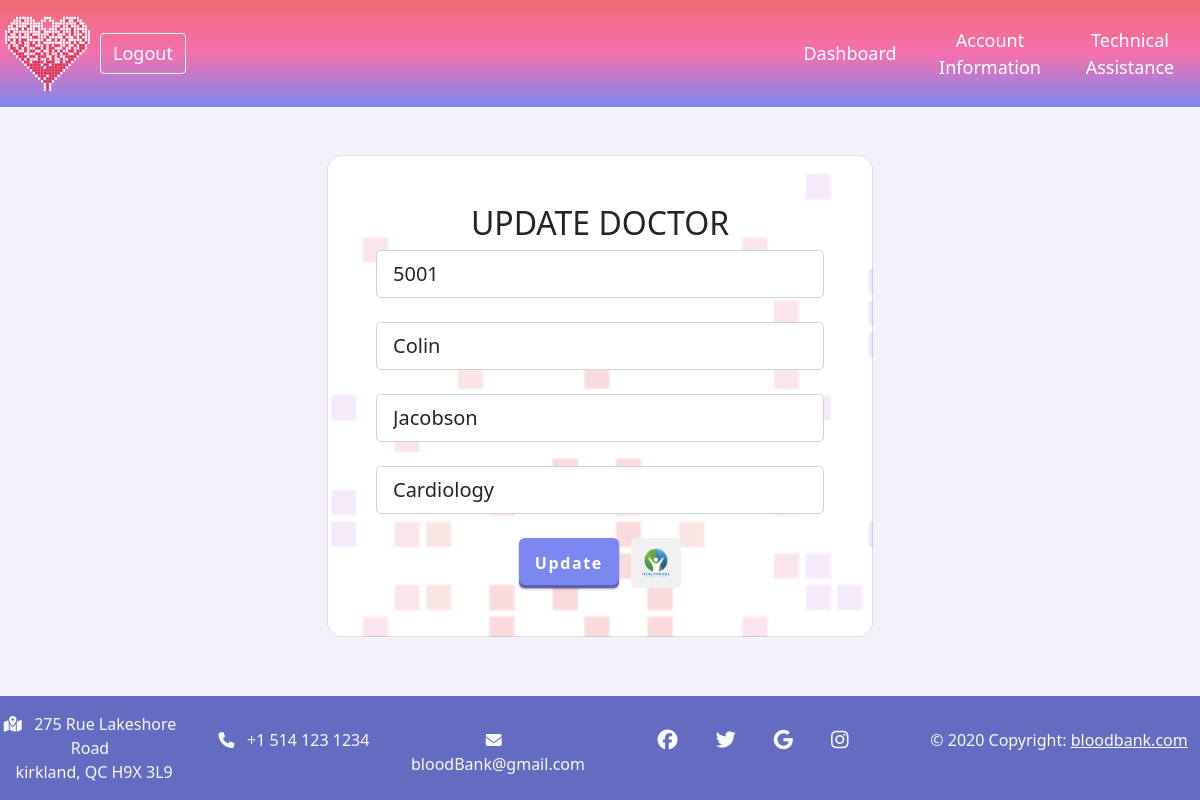
Screenshot of /admin/editDoc.php?DoctorID=5001 (signed in) with the database file from the repository.
### tables this page shows
create table doctor
(
	DoctorId int not null,
    Password varchar(50) not null,
	FirstName varchar(50) not null,
    LastName varchar(50) not null,
    Role varchar(50) not null,
    constraint pk_doctor primary key (DoctorId asc)
);

### admin/editDoc.php (the view, shortened to what this page needs)
<?php
require('../db.php');
$DoctorId = $_GET['DoctorID'];
$query = "SELECT * FROM `doctor` WHERE DoctorId = '" . $DoctorId . "'";
$result = mysqli_query($con, $query) or die(mysqli_connect_error());
$row = mysqli_fetch_assoc($result);
?>
<section>
    <div class="mask d-flex align-items-center">
        <div class="container  my-5">
            <div class="row d-flex justify-content-center align-items-center">
                <div class="col-12 col-md-9 col-lg-7 col-xl-6">
                    <div class="card" style="border-radius: 15px;">
                        <div class="card-body p-5">
                            <?php
                            if (isset($_POST['new']) && $_POST['new'] == 1) {
                                $DoctorId = $_REQUEST['doctorId'];
                                $firstName = $_REQUEST['firstname'];
                                $lastName = $_REQUEST['lastname'];
                                $role = $_REQUEST['role'];
                                $update = "update doctor set DoctorId='" . $DoctorId . "', FirstName='" . $firstName . "', LastName='" . $lastName . "', Role='" . $role . "' WHERE DoctorId='" . $DoctorId . "'";
                                $result = mysqli_query($con, $update) or die(mysqli_connect_error());
                                $status = "Record Updated Successfully. </br></br><a href='viewDoctor.php'>Go back to view doctor info</a>";
                                echo '<p style="color:#FF0000; text-align: center;">' . $status . '</p>';
                            } else {
                            ?>
                                <h2 class="text-uppercase text-center ">Update Doctor</h2>
                                <div class="form">
                                    <form action="" method="post" name="update">
                                        <div class="form-outline mb-4">
                                            <input type="text" class="form-control form-control-lg" name="doctorId" id="doctorId" placeholder="Update Doctor ID" value="<?php echo $row['DoctorId']; ?>" />
                                        </div>
                                        <div class="form-outline mb-4">
                                            <input type="text" class="form-control form-control-lg" name="firstname" id="firstname" placeholder="First Name" value="<?php echo $row['FirstName']; ?>" />
                                        </div>
                                        <div class="form-outline mb-4">
                                            <input type="text" class="form-control form-control-lg" name="lastname" id="lastname" placeholder="Last Name" value="<?php echo $row['LastName']; ?>" />
                                        </div>
                                        <div class="form-outline mb-4">
                                            <input type="text" class="form-control form-control-lg" name="role" id="role" placeholder="Role" value="<?php echo $row['Role']; ?>" />
                                        </div>
                                        <div class="d-flex justify-content-center d-inline">
                                            <input type="submit" name="submitUpdate" class="px-3" value="Update">
                                            <div>
                                                <img src="../images/logo3.jpg" style="border-radius: 5px; width: 50px; height: 50px; ">
                                            </div>
                                        </div>
                                    </form>
                                </div>
                            <?php } ?>
                        </div>
                    </div>
                </div>
            </div>
        </div>
    </div>
</section>

### css/admin.css (style rules this page uses)
.bgHeader { background: linear-gradient(to bottom, #f36b74, #f371ae, #7d87f1); }
.card { background-image: url("../images/pixelHeartGradientLowAlpha.png"); background-size:150%; background-repeat: repeat-y; background-position-x: 57%; background-position-y: 5%; }
.card-body { background-color:rgba(255, 255, 255, 0.05); border-radius:10px; padding:5px; }
table.right { width: 35%; position:absolute; right: 0%; }
table.right td { width: 33.33%; text-align: center; padding: 5px; }
table.left { width: 15%; position:absolute; left: 0%; }
table.left td { width: 50%; text-align: left; padding: 5px; }
.bannerLink { color: white; text-decoration: none; }
body { background-color: #f2f3fa; margin: 0px; padding: 0px; padding-bottom: 100px; }
header a { font-size:large; }
input[type = submit],.addBtn { background-color:rgba(125, 135, 241, 1) ; border: 0; border-radius: 6px; box-shadow: rgba(45, 35, 66, .4) 0 1px 2px,rgba(45, 35, 66, .3) 0 2px 4px -3px,rgba(58, 65, 111, .5) 0 -3px 0 inset; color: white; font-weight:bolder; letter-spacing:0.1em; }

### rows the page displays
doctor: doctorId "5001", firstname "Colin", lastname "Jacobson", role "Cardiology"
